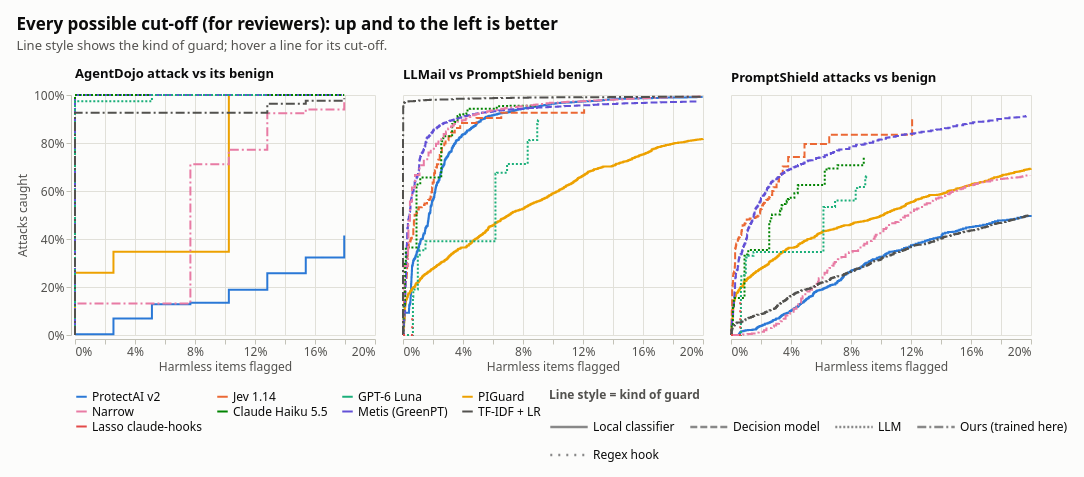

Notebook cell for this chart:
### Markdown cell above
### Every cut-off (for reviewers)

### Code cell
FIGURES[7]

### Figure 1 — Vega-Lite specification as saved in the notebook (floating-point values rounded to 4 significant figures; data arrays with more than 128 entries replaced by an {"elided": "..."} marker saying what was removed)
{"config": {"background": "#fcfcfb", "font": "Segoe UI, Helvetica Neue, Arial, sans-serif", "padding": 16, "view": {"stroke": null}, "title": {"anchor": "start", "fontSize": 17, "fontWeight": 700, "color": "#0b0b0b", "subtitleColor": "#52514e", "subtitleFontSize": 13, "subtitlePadding": 6, "offset": 14}, "axis": {"labelColor": "#52514e", "titleColor": "#52514e", "labelFontSize": 12, "titleFontSize": 12, "titleFontWeight": 500, "gridColor": "#e1e0d9", "domainColor": "#c3c2b7", "tickColor": "#c3c2b7"}, "header": {"labelFontSize": 13, "labelFontWeight": 700, "labelColor": "#0b0b0b", "labelAnchor": "start", "titleFontSize": 0}, "legend": {"labelColor": "#0b0b0b", "titleColor": "#52514e", "labelFontSize": 12, "titleFontSize": 12, "symbolStrokeWidth": 2, "orient": "bottom", "direction": "horizontal", "columns": 4, "symbolSize": 110}}, "data": {"name": "data-012c2fe02d82768646484b2abb0a5fa2"}, "facet": {"field": "panel", "title": null, "type": "nominal"}, "spec": {"mark": {"type": "line", "interpolate": "step-after", "strokeWidth": 2}, "encoding": {"color": {"field": "guard", "legend": {"title": null}, "scale": {"domain": ["ProtectAI v2", "Jev 1.14", "GPT-6 Luna", "PIGuard", "Narrow", "Claude Haiku 5.5", "Metis (GreenPT)", "TF-IDF + LR", "Lasso claude-hooks"], "range": ["#2a78d6", "#eb6834", "#1baf7a", "#eda100", "#e87ba4", "#008300", "#6250d6", "#52514e", "#e34948"]}, "sort": ["ProtectAI v2", "Jev 1.14", "GPT-6 Luna", "PIGuard", "Narrow", "Claude Haiku 5.5", "Metis (GreenPT)", "TF-IDF + LR", "Lasso claude-hooks"], "type": "nominal"}, "detail": {"field": "guard", "type": "nominal"}, "strokeDash": {"field": "family", "legend": {"orient": "bottom", "symbolSize": 1400, "symbolStrokeWidth": 2.5, "symbolType": "stroke", "title": "Line style = kind of guard", "values": ["Local classifier", "Decision model", "LLM", "Ours (trained here)", "Regex hook"]}, "scale": {"domain": ["Local classifier", "Decision model", "LLM", "Ours (trained here)", "Regex hook"], "range": [[1, 0], [7, 3], [2, 2], [9, 3, 2, 3], [2, 6]]}, "type": "nominal"}, "tooltip": [{"field": "guard", "type": "nominal"}, {"field": "fpr", "format": ".1%", "type": "quantitative"}, {"field": "tpr", "format": ".1%", "type": "quantitative"}, {"field": "threshold", "format": ".3f", "type": "quantitative"}], "x": {"axis": {"format": "%", "title": "Harmless items flagged"}, "field": "fpr", "scale": {"domain": [0, 0.2]}, "type": "quantitative"}, "y": {"axis": {"format": "%", "title": "Attacks caught"}, "field": "tpr", "scale": {"domain": [0, 1]}, "type": "quantitative"}}, "height": 240, "width": 300}, "columns": 3, "title": {"text": "Every possible cut-off (for reviewers): up and to the left is better", "subtitle": ["Line style shows the kind of guard; hover a line for its cut-off."]}, "$schema": "https://vega.github.io/schema/vega-lite/v6.4.1.json", "datasets": {"data-012c2fe02d82768646484b2abb0a5fa2": {"elided": "9020 records"}}}
